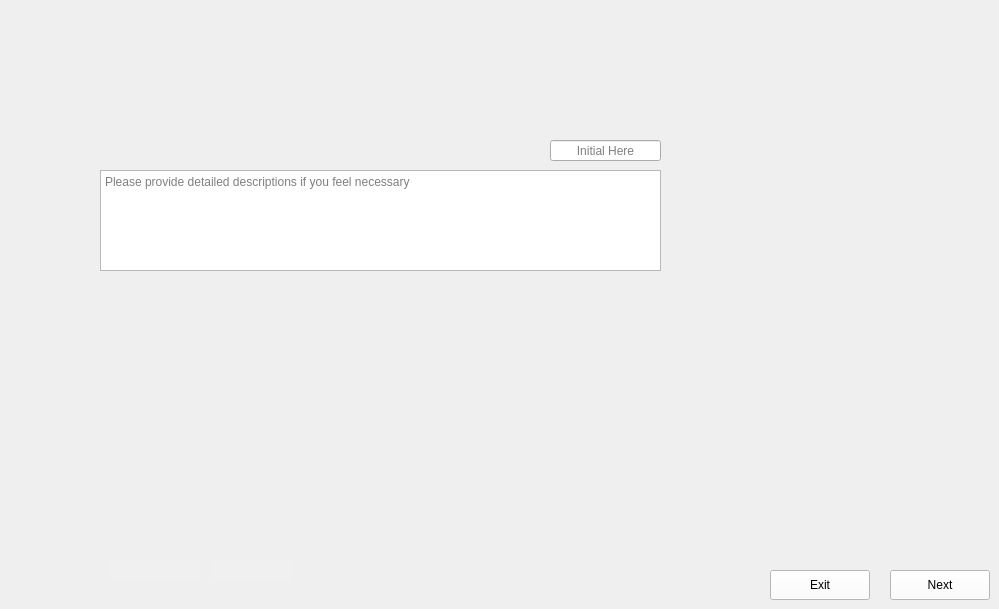
      <widget class="QWidget" name="DicePiezoWaferintoSubwafers3">
       <property name="styleSheet">
        <string notr="true">border-image: url(:/images/images/subwafer3.PNG);</string>
       </property>
       <widget class="QLineEdit" name="DicePiezoWaferintoSubwafers3_Initals">
        <property name="geometry">
         <rect>
          <x>210</x>
          <y>560</y>
          <width>81</width>
          <height>22</height>
         </rect>
        </property>
        <property name="styleSheet">
         <string notr="true">QLineEdit{
background-color: rgb(240, 240, 240);
border: none;
border-image:None;
}</string>
        </property>
       </widget>
       <widget class="QLineEdit" name="DicePiezoWaferintoSubwafers3_Data">
        <property name="enabled">
         <bool>true</bool>
        </property>
        <property name="geometry">
         <rect>
          <x>550</x>
          <y>140</y>
          <width>111</width>
          <height>21</height>
         </rect>
        </property>
        <property name="styleSheet">
         <string notr="true">color: rgb(0, 0, 0);
border-image:None;</string>
        </property>
        <property name="text">
         <string/>
        </property>
        <property name="maxLength">
         <number>32767</number>
        </property>
        <property name="alignment">
         <set>Qt::AlignCenter</set>
        </property>
        <property name="placeholderText">
         <string>Initial Here</string>
        </property>
       </widget>
       <widget class="QLineEdit" name="DicePiezoWaferintoSubwafers3_Dates">
        <property name="geometry">
         <rect>
          <x>110</x>
          <y>560</y>
          <width>91</width>
          <height>22</height>
         </rect>
        </property>
        <property name="styleSheet">
         <string notr="true">QLineEdit{
background-color: rgb(240, 240, 240);
border: none;
border-image:None;
}</string>
        </property>
       </widget>
       <widget class="QPushButton" name="DicePiezoWaferintoSubwafers3_Back">
        <property name="geometry">
         <rect>
          <x>770</x>
          <y>570</y>
          <width>100</width>
          <height>30</height>
         </rect>
        </property>
        <property name="styleSheet">
         <string notr="true">QPushButton{
background-color: rgb(255, 255, 255);
height: 35px;
border-image:None;
}
QPushButton::hover{
background-color: rgb(0, 0, 255);
}
QPushButton:pressed{
padding-top:7px;
padding-top:7px;
}</string>
        </property>
        <property name="text">
         <string>Exit</string>
        </property>
        <property name="iconSize">
         <size>
          <width>20</width>
          <height>20</height>
         </size>
        </property>
        <property name="autoDefault">
         <bool>false</bool>
        </property>
       </widget>
       <widget class="QTextEdit" name="DicePiezoWaferintoSubwafers3_comments">
        <property name="geometry">
         <rect>
          <x>100</x>
          <y>170</y>
          <width>561</width>
          <height>101</height>
         </rect>
        </property>
        <property name="styleSheet">
         <string notr="true">border-image:None;
</string>
        </property>
        <property name="placeholderText">
         <string>Please provide detailed descriptions if you feel necessary</string>
        </property>
       </widget>
       <widget class="QPushButton" name="DicePiezoWaferintoSubwafers3_Next">
        <property name="geometry">
         <rect>
          <x>890</x>
          <y>570</y>
          <width>100</width>
          <height>30</height>
         </rect>
        </property>
        <property name="styleSheet">
         <string notr="true">QPushButton{
background-color: rgb(255, 255, 255);
height: 35px;
border-image:None;
}
QPushButton::hover{
background-color: rgb(0, 0, 255);
}
QPushButton:pressed{
padding-top:7px;
padding-top:7px;
}</string>
        </property>
        <property name="text">
         <string>Next</string>
        </property>
        <property name="iconSize">
         <size>
          <width>20</width>
          <height>20</height>
         </size>
        </property>
        <property name="autoDefault">
         <bool>false</bool>
        </property>
       </widget>
      </widget>
